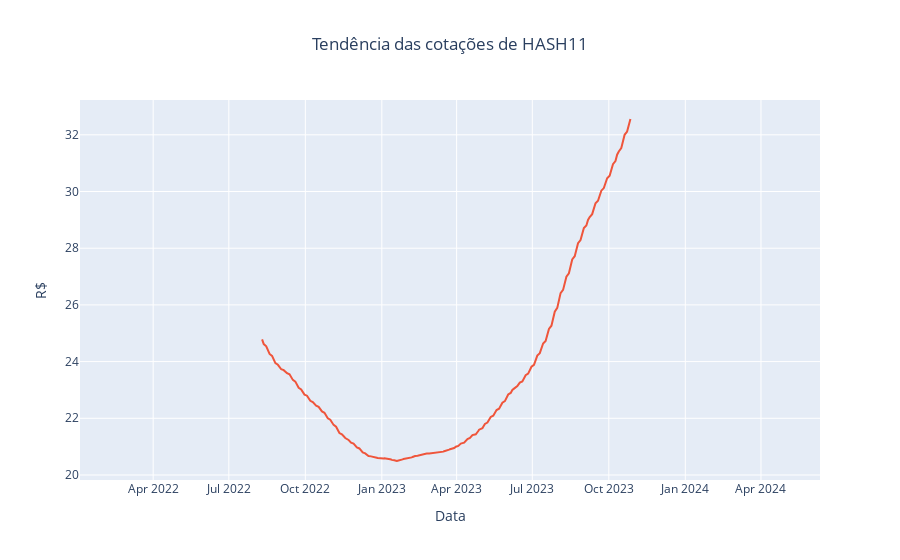

The cell this chart's notebook holds for it:
### Code cell
# Gráfico de tendência
figura = px.line(title = 'Tendência das cotações de HASH11')

figura.add_scatter(x=trend.index, y=trend)


figura.update_layout(
    xaxis_title='Data',
    yaxis_title='R$',
    title_x=0.5
)

figura.show()

### Figure 1 — Plotly figure (JSON) as saved in the notebook; plotly's stock layout.template omitted (floating-point values rounded to 4 significant figures; data arrays with more than 128 entries replaced by an {"elided": "..."} marker saying what was removed)
{"data": [{"hovertemplate": "<extra></extra>", "legendgroup": "", "line": {"color": "#636efa", "dash": "solid"}, "marker": {"symbol": "circle"}, "mode": "lines", "name": "", "orientation": "v", "showlegend": false, "type": "scatter", "xaxis": "x", "yaxis": "y"}, {"type": "scatter", "x": {"elided": "609 str values"}, "y": {"elided": "609 float values"}}], "layout": {"legend": {"tracegroupgap": 0}, "title": {"text": "Tendência das cotações de HASH11", "x": 0.5}, "xaxis": {"anchor": "y", "domain": [0, 1], "title": {"text": "Data"}}, "yaxis": {"anchor": "x", "domain": [0, 1], "title": {"text": "R$"}}}}
